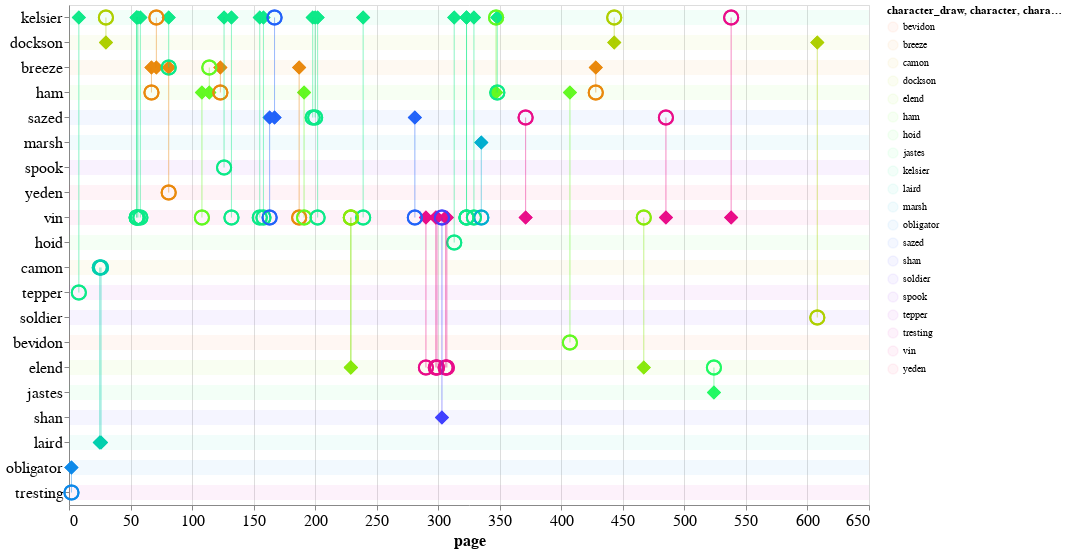

This figure's notebook cell:
### Code cell
plot_eyebrow_connections(fe_alt)

### Figure 1 — Vega-Lite specification as saved in the notebook (floating-point values rounded to 4 significant figures)
{"config": {"view": {"continuousWidth": 400, "continuousHeight": 300}, "axis": {"labelFontSize": 16, "titleFontSize": 16}}, "layer": [{"data": {"name": "data-6d748824eb30db531816a8c6a9f1899d"}, "mark": "rule", "encoding": {"color": {"type": "nominal", "field": "character_draw", "scale": {"scheme": "sinebow"}}, "opacity": {"value": 0.05}, "size": {"value": 15}, "y": {"type": "nominal", "field": "character_draw", "sort": null}}}, {"data": {"name": "data-79ee2823a3a84ad634f77999b8602c97"}, "mark": {"type": "point", "size": 200}, "encoding": {"color": {"type": "nominal", "field": "character", "scale": {"scheme": "sinebow"}}, "opacity": {"value": 0}, "tooltip": [{"type": "nominal", "field": "character"}, {"type": "nominal", "field": "target"}, {"type": "quantitative", "field": "page"}], "x": {"type": "quantitative", "field": "page"}, "y": {"type": "nominal", "axis": {"title": null}, "field": "character_draw", "sort": null}}}, {"data": {"name": "data-79ee2823a3a84ad634f77999b8602c97"}, "mark": {"type": "point", "filled": true, "shape": "diamond", "size": 200}, "encoding": {"color": {"type": "nominal", "field": "character", "scale": {"scheme": "sinebow"}}, "opacity": {"value": 1}, "tooltip": [{"type": "nominal", "field": "character"}, {"type": "nominal", "field": "target"}, {"type": "quantitative", "field": "page"}], "x": {"type": "quantitative", "field": "page"}, "y": {"type": "nominal", "field": "character", "sort": null}}}, {"data": {"name": "data-79ee2823a3a84ad634f77999b8602c97"}, "mark": {"type": "point", "size": 200}, "encoding": {"color": {"type": "nominal", "field": "character", "scale": {"scheme": "sinebow"}}, "opacity": {"value": 1}, "tooltip": [{"type": "nominal", "field": "character"}, {"type": "nominal", "field": "target"}, {"type": "quantitative", "field": "page"}], "x": {"type": "quantitative", "field": "page"}, "y": {"type": "nominal", "field": "target", "sort": null}}}, {"data": {"name": "data-79ee2823a3a84ad634f77999b8602c97"}, "mark": "rule", "encoding": {"color": {"type": "nominal", "field": "character", "scale": {"scheme": "sinebow"}}, "opacity": {"value": 0.25}, "tooltip": [{"type": "nominal", "field": "character"}, {"type": "nominal", "field": "target"}, {"type": "quantitative", "field": "page"}], "x": {"type": "quantitative", "field": "page"}, "y": {"type": "nominal", "field": "character", "sort": null}, "y2": {"field": "target"}}}], "height": 500, "width": 800, "$schema": "https://vega.github.io/schema/vega-lite/v4.0.2.json", "datasets": {"data-6d748824eb30db531816a8c6a9f1899d": [{"character_draw": "kelsier"}, {"character_draw": "dockson"}, {"character_draw": "breeze"}, {"character_draw": "ham"}, {"character_draw": "sazed"}, {"character_draw": "marsh"}, {"character_draw": "spook"}, {"character_draw": "yeden"}, {"character_draw": "vin"}, {"character_draw": "hoid"}, {"character_draw": "camon"}, {"character_draw": "tepper"}, {"character_draw": "soldier"}, {"character_draw": "bevidon"}, {"character_draw": "elend"}, {"character_draw": "jastes"}, {"character_draw": "shan"}, {"character_draw": "laird"}, {"character_draw": "obligator"}, {"character_draw": "tresting"}], "data-79ee2823a3a84ad634f77999b8602c97": [{"idx": 26, "eyebrow": "character", "character_draw": "kelsier", "page": 202, "character": "kelsier", "target": "vin", "book": 1, "char_order": "kelsier"}, {"idx": 17, "eyebrow": "character", "character_draw": "kelsier", "page": 132, "character": "kelsier", "target": "vin", "book": 1, "char_order": "kelsier"}, {"idx": 18, "eyebrow": "character", "character_draw": "kelsier", "page": 155, "character": "kelsier", "target": "vin", "book": 1, "char_order": "kelsier"}, {"idx": 19, "eyebrow": "character", "character_draw": "kelsier", "page": 158, "character": "kelsier", "target": "vin", "book": 1, "char_order": "kelsier"}, {"idx": 21, "eyebrow": "target", "character_draw": "kelsier", "page": 167, "character": "sazed", "target": "kelsier", "book": 1, "char_order": "kelsier"}, {"idx": 24, "eyebrow": "character", "character_draw": "kelsier", "page": 198, "character": "kelsier", "target": "sazed", "book": 1, "char_order": "kelsier"}, {"idx": 11, "eyebrow": "character", "character_draw": "kelsier", "page": 81, "character": "kelsier", "target": "breeze", "book": 1, "char_order": "kelsier"}, {"idx": 10, "eyebrow": "target", "character_draw": "kelsier", "page": 71, "character": "breeze", "target": "kelsier", "book": 1, "char_order": "kelsier"}, {"idx": 25, "eyebrow": "character", "character_draw": "kelsier", "page": 200, "character": "kelsier", "target": "sazed", "book": 1, "char_order": "kelsier"}, {"idx": 29, "eyebrow": "character", "character_draw": "kelsier", "page": 239, "character": "kelsier", "target": "vin", "book": 1, "char_order": "kelsier"}, {"idx": 47, "eyebrow": "target", "character_draw": "kelsier", "page": 443, "character": "dockson", "target": "kelsier", "book": 1, "char_order": "kelsier"}, {"idx": 8, "eyebrow": "character", "character_draw": "kelsier", "page": 58, "character": "kelsier", "target": "vin", "book": 1, "char_order": "kelsier"}, {"idx": 16, "eyebrow": "character", "character_draw": "kelsier", "page": 126, "character": "kelsier", "target": "spook", "book": 1, "char_order": "kelsier"}, {"idx": 7, "eyebrow": "character", "character_draw": "kelsier", "page": 56, "character": "kelsier", "target": "vin", "book": 1, "char_order": "kelsier"}, {"idx": 6, "eyebrow": "character", "character_draw": "kelsier", "page": 55, "character": "kelsier", "target": "vin", "book": 1, "char_order": "kelsier"}, {"idx": 37, "eyebrow": "character", "character_draw": "kelsier", "page": 313, "character": "kelsier", "target": "hoid", "book": 1, "char_order": "kelsier"}, {"idx": 5, "eyebrow": "character", "character_draw": "kelsier", "page": 55, "character": "kelsier", "target": "vin", "book": 1, "char_order": "kelsier"}, {"idx": 4, "eyebrow": "target", "character_draw": "kelsier", "page": 30, "character": "dockson", "target": "kelsier", "book": 1, "char_order": "kelsier"}, {"idx": 38, "eyebrow": "character", "character_draw": "kelsier", "page": 323, "character": "kelsier", "target": "vin", "book": 1, "char_order": "kelsier"}, {"idx": 39, "eyebrow": "character", "character_draw": "kelsier", "page": 323, "character": "kelsier", "target": "vin", "book": 1, "char_order": "kelsier"}, {"idx": 40, "eyebrow": "character", "character_draw": "kelsier", "page": 329, "character": "kelsier", "target": "vin", "book": 1, "char_order": "kelsier"}, {"idx": 42, "eyebrow": "target", "character_draw": "kelsier", "page": 347, "character": "ham", "target": "kelsier", "book": 1, "char_order": "kelsier"}, {"idx": 43, "eyebrow": "character", "character_draw": "kelsier", "page": 348, "character": "kelsier", "target": "ham", "book": 1, "char_order": "kelsier"}, {"idx": 1, "eyebrow": "character", "character_draw": "kelsier", "page": 8, "character": "kelsier", "target": "tepper", "book": 1, "char_order": "kelsier"}, {"idx": 51, "eyebrow": "target", "character_draw": "kelsier", "page": 538, "character": "vin", "target": "kelsier", "book": 1, "char_order": "kelsier"}, {"idx": 47, "eyebrow": "character", "character_draw": "dockson", "page": 443, "character": "dockson", "target": "kelsier", "book": 1, "char_order": "dockson"}, {"idx": 52, "eyebrow": "character", "character_draw": "dockson", "page": 608, "character": "dockson", "target": "soldier", "book": 1, "char_order": "dockson"}, {"idx": 4, "eyebrow": "character", "character_draw": "dockson", "page": 30, "character": "dockson", "target": "kelsier", "book": 1, "char_order": "dockson"}, {"idx": 46, "eyebrow": "character", "character_draw": "breeze", "page": 428, "character": "breeze", "target": "ham", "book": 1, "char_order": "breeze"}, {"idx": 15, "eyebrow": "character", "character_draw": "breeze", "page": 123, "character": "breeze", "target": "ham", "book": 1, "char_order": "breeze"}, {"idx": 22, "eyebrow": "character", "character_draw": "breeze", "page": 187, "character": "breeze", "target": "vin", "book": 1, "char_order": "breeze"}, {"idx": 11, "eyebrow": "target", "character_draw": "breeze", "page": 81, "character": "kelsier", "target": "breeze", "book": 1, "char_order": "breeze"}, {"idx": 14, "eyebrow": "target", "character_draw": "breeze", "page": 114, "character": "ham", "target": "breeze", "book": 1, "char_order": "breeze"}, {"idx": 9, "eyebrow": "character", "character_draw": "breeze", "page": 67, "character": "breeze", "target": "ham", "book": 1, "char_order": "breeze"}, {"idx": 10, "eyebrow": "character", "character_draw": "breeze", "page": 71, "character": "breeze", "target": "kelsier", "book": 1, "char_order": "breeze"}, {"idx": 12, "eyebrow": "character", "character_draw": "breeze", "page": 81, "character": "breeze", "target": "yeden", "book": 1, "char_order": "breeze"}, {"idx": 45, "eyebrow": "character", "character_draw": "ham", "page": 407, "character": "ham", "target": "bevidon", "book": 1, "char_order": "ham"}, {"idx": 9, "eyebrow": "target", "character_draw": "ham", "page": 67, "character": "breeze", "target": "ham", "book": 1, "char_order": "ham"}, {"idx": 46, "eyebrow": "target", "character_draw": "ham", "page": 428, "character": "breeze", "target": "ham", "book": 1, "char_order": "ham"}, {"idx": 23, "eyebrow": "character", "character_draw": "ham", "page": 191, "character": "ham", "target": "vin", "book": 1, "char_order": "ham"}, {"idx": 43, "eyebrow": "target", "character_draw": "ham", "page": 348, "character": "kelsier", "target": "ham", "book": 1, "char_order": "ham"}, {"idx": 15, "eyebrow": "target", "character_draw": "ham", "page": 123, "character": "breeze", "target": "ham", "book": 1, "char_order": "ham"}, {"idx": 13, "eyebrow": "character", "character_draw": "ham", "page": 108, "character": "ham", "target": "vin", "book": 1, "char_order": "ham"}, {"idx": 42, "eyebrow": "character", "character_draw": "ham", "page": 347, "character": "ham", "target": "kelsier", "book": 1, "char_order": "ham"}, {"idx": 14, "eyebrow": "character", "character_draw": "ham", "page": 114, "character": "ham", "target": "breeze", "book": 1, "char_order": "ham"}, {"idx": 21, "eyebrow": "character", "character_draw": "sazed", "page": 167, "character": "sazed", "target": "kelsier", "book": 1, "char_order": "sazed"}, {"idx": 20, "eyebrow": "character", "character_draw": "sazed", "page": 163, "character": "sazed", "target": "vin", "book": 1, "char_order": "sazed"}, {"idx": 49, "eyebrow": "target", "character_draw": "sazed", "page": 485, "character": "vin", "target": "sazed", "book": 1, "char_order": "sazed"}, {"idx": 24, "eyebrow": "target", "character_draw": "sazed", "page": 198, "character": "kelsier", "target": "sazed", "book": 1, "char_order": "sazed"}, {"idx": 25, "eyebrow": "target", "character_draw": "sazed", "page": 200, "character": "kelsier", "target": "sazed", "book": 1, "char_order": "sazed"}, {"idx": 30, "eyebrow": "character", "character_draw": "sazed", "page": 281, "character": "sazed", "target": "vin", "book": 1, "char_order": "sazed"}, {"idx": 44, "eyebrow": "target", "character_draw": "sazed", "page": 371, "character": "vin", "target": "sazed", "book": 1, "char_order": "sazed"}, {"idx": 41, "eyebrow": "character", "character_draw": "marsh", "page": 335, "character": "marsh", "target": "vin", "book": 1, "char_order": "marsh"}, {"idx": 16, "eyebrow": "target", "character_draw": "spook", "page": 126, "character": "kelsier", "target": "spook", "book": 1, "char_order": "spook"}, {"idx": 12, "eyebrow": "target", "character_draw": "yeden", "page": 81, "character": "breeze", "target": "yeden", "book": 1, "char_order": "yeden"}, {"idx": 6, "eyebrow": "target", "character_draw": "vin", "page": 55, "character": "kelsier", "target": "vin", "book": 1, "char_order": "vin"}, {"idx": 34, "eyebrow": "target", "character_draw": "vin", "page": 303, "character": "shan", "target": "vin", "book": 1, "char_order": "vin"}, {"idx": 35, "eyebrow": "character", "character_draw": "vin", "page": 306, "character": "vin", "target": "elend", "book": 1, "char_order": "vin"}, {"idx": 38, "eyebrow": "target", "character_draw": "vin", "page": 323, "character": "kelsier", "target": "vin", "book": 1, "char_order": "vin"}, {"idx": 36, "eyebrow": "character", "character_draw": "vin", "page": 307, "character": "vin", "target": "elend", "book": 1, "char_order": "vin"}, {"idx": 5, "eyebrow": "target", "character_draw": "vin", "page": 55, "character": "kelsier", "target": "vin", "book": 1, "char_order": "vin"}, {"idx": 40, "eyebrow": "target", "character_draw": "vin", "page": 329, "character": "kelsier", "target": "vin", "book": 1, "char_order": "vin"}, {"idx": 41, "eyebrow": "target", "character_draw": "vin", "page": 335, "character": "marsh", "target": "vin", "book": 1, "char_order": "vin"}, {"idx": 39, "eyebrow": "target", "character_draw": "vin", "page": 323, "character": "kelsier", "target": "vin", "book": 1, "char_order": "vin"}, {"idx": 51, "eyebrow": "character", "character_draw": "vin", "page": 538, "character": "vin", "target": "kelsier", "book": 1, "char_order": "vin"}, {"idx": 33, "eyebrow": "character", "character_draw": "vin", "page": 299, "character": "vin", "target": "elend", "book": 1, "char_order": "vin"}, {"idx": 29, "eyebrow": "target", "character_draw": "vin", "page": 239, "character": "kelsier", "target": "vin", "book": 1, "char_order": "vin"}, {"idx": 32, "eyebrow": "character", "character_draw": "vin", "page": 298, "character": "vin", "target": "elend", "book": 1, "char_order": "vin"}, {"idx": 13, "eyebrow": "target", "character_draw": "vin", "page": 108, "character": "ham", "target": "vin", "book": 1, "char_order": "vin"}, {"idx": 17, "eyebrow": "target", "character_draw": "vin", "page": 132, "character": "kelsier", "target": "vin", "book": 1, "char_order": "vin"}, {"idx": 18, "eyebrow": "target", "character_draw": "vin", "page": 155, "character": "kelsier", "target": "vin", "book": 1, "char_order": "vin"}, {"idx": 19, "eyebrow": "target", "character_draw": "vin", "page": 158, "character": "kelsier", "target": "vin", "book": 1, "char_order": "vin"}, {"idx": 20, "eyebrow": "target", "character_draw": "vin", "page": 163, "character": "sazed", "target": "vin", "book": 1, "char_order": "vin"}, {"idx": 22, "eyebrow": "target", "character_draw": "vin", "page": 187, "character": "breeze", "target": "vin", "book": 1, "char_order": "vin"}, {"idx": 23, "eyebrow": "target", "character_draw": "vin", "page": 191, "character": "ham", "target": "vin", "book": 1, "char_order": "vin"}, {"idx": 7, "eyebrow": "target", "character_draw": "vin", "page": 56, "character": "kelsier", "target": "vin", "book": 1, "char_order": "vin"}, {"idx": 26, "eyebrow": "target", "character_draw": "vin", "page": 202, "character": "kelsier", "target": "vin", "book": 1, "char_order": "vin"}, {"idx": 49, "eyebrow": "character", "character_draw": "vin", "page": 485, "character": "vin", "target": "sazed", "book": 1, "char_order": "vin"}, {"idx": 27, "eyebrow": "target", "character_draw": "vin", "page": 229, "character": "elend", "target": "vin", "book": 1, "char_order": "vin"}, {"idx": 48, "eyebrow": "target", "character_draw": "vin", "page": 467, "character": "elend", "target": "vin", "book": 1, "char_order": "vin"}, {"idx": 28, "eyebrow": "target", "character_draw": "vin", "page": 229, "character": "elend", "target": "vin", "book": 1, "char_order": "vin"}, {"idx": 30, "eyebrow": "target", "character_draw": "vin", "page": 281, "character": "sazed", "target": "vin", "book": 1, "char_order": "vin"}, {"idx": 31, "eyebrow": "character", "character_draw": "vin", "page": 290, "character": "vin", "target": "elend", "book": 1, "char_order": "vin"}, {"idx": 8, "eyebrow": "target", "character_draw": "vin", "page": 58, "character": "kelsier", "target": "vin", "book": 1, "char_order": "vin"}, {"idx": 44, "eyebrow": "character", "character_draw": "vin", "page": 371, "character": "vin", "target": "sazed", "book": 1, "char_order": "vin"}, {"idx": 37, "eyebrow": "target", "character_draw": "hoid", "page": 313, "character": "kelsier", "target": "hoid", "book": 1, "char_order": "hoid"}, {"idx": 2, "eyebrow": "target", "character_draw": "camon", "page": 25, "character": "laird", "target": "camon", "book": 1, "char_order": "camon"}, {"idx": 3, "eyebrow": "target", "character_draw": "camon", "page": 26, "character": "laird", "target": "camon", "book": 1, "char_order": "camon"}, {"idx": 1, "eyebrow": "target", "character_draw": "tepper", "page": 8, "character": "kelsier", "target": "tepper", "book": 1, "char_order": "tepper"}, {"idx": 52, "eyebrow": "target", "character_draw": "soldier", "page": 608, "character": "dockson", "target": "soldier", "book": 1, "char_order": "soldier"}, {"idx": 45, "eyebrow": "target", "character_draw": "bevidon", "page": 407, "character": "ham", "target": "bevidon", "book": 1, "char_order": "bevidon"}, {"idx": 35, "eyebrow": "target", "character_draw": "elend", "page": 306, "character": "vin", "target": "elend", "book": 1, "char_order": "elend"}, {"idx": 33, "eyebrow": "target", "character_draw": "elend", "page": 299, "character": "vin", "target": "elend", "book": 1, "char_order": "elend"}, {"idx": 32, "eyebrow": "target", "character_draw": "elend", "page": 298, "character": "vin", "target": "elend", "book": 1, "char_order": "elend"}, {"idx": 31, "eyebrow": "target", "character_draw": "elend", "page": 290, "character": "vin", "target": "elend", "book": 1, "char_order": "elend"}, {"idx": 48, "eyebrow": "character", "character_draw": "elend", "page": 467, "character": "elend", "target": "vin", "book": 1, "char_order": "elend"}, {"idx": 28, "eyebrow": "character", "character_draw": "elend", "page": 229, "character": "elend", "target": "vin", "book": 1, "char_order": "elend"}, {"idx": 27, "eyebrow": "character", "character_draw": "elend", "page": 229, "character": "elend", "target": "vin", "book": 1, "char_order": "elend"}, {"idx": 50, "eyebrow": "target", "character_draw": "elend", "page": 524, "character": "jastes", "target": "elend", "book": 1, "char_order": "elend"}, {"idx": 36, "eyebrow": "target", "character_draw": "elend", "page": 307, "character": "vin", "target": "elend", "book": 1, "char_order": "elend"}, {"idx": 50, "eyebrow": "character", "character_draw": "jastes", "page": 524, "character": "jastes", "target": "elend", "book": 1, "char_order": "jastes"}, {"idx": 34, "eyebrow": "character", "character_draw": "shan", "page": 303, "character": "shan", "target": "vin", "book": 1, "char_order": "shan"}, {"idx": 3, "eyebrow": "character", "character_draw": "laird", "page": 26, "character": "laird", "target": "camon", "book": 1, "char_order": "laird"}, {"idx": 2, "eyebrow": "character", "character_draw": "laird", "page": 25, "character": "laird", "target": "camon", "book": 1, "char_order": "laird"}, {"idx": 0, "eyebrow": "character", "character_draw": "obligator", "page": 2, "character": "obligator", "target": "tresting", "book": 1, "char_order": "obligator"}, {"idx": 0, "eyebrow": "target", "character_draw": "tresting", "page": 2, "character": "obligator", "target": "tresting", "book": 1, "char_order": "tresting"}]}}
